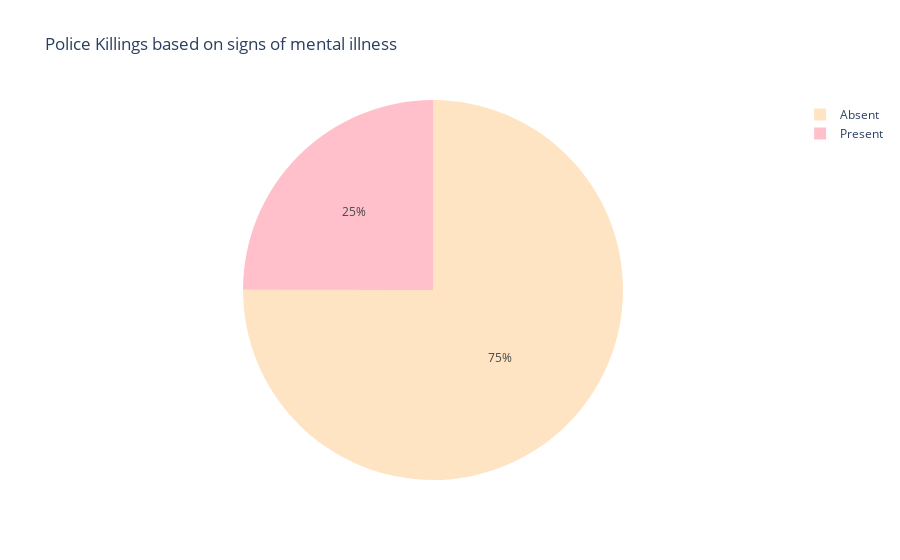

Notebook source saved alongside this figure:
### Code cell
Mental = (plc['signs_of_mental_illness'] == True).sum()
non_Mental = (plc['signs_of_mental_illness'] == False).sum()
names = ["Present","Absent"]
fig = px.pie(plc, values=[Mental,non_Mental],names = names,title='Police Killings based on signs of mental illness',color_discrete_sequence=[
                 "bisque", "pink"])
fig.show()

### Figure 1 — Plotly figure (JSON) as saved in the notebook; plotly's stock layout.template omitted (floating-point values rounded to 4 significant figures)
{"data": [{"domain": {"x": [0, 1], "y": [0, 1]}, "hovertemplate": "label=%{label}<br>value=%{value}<extra></extra>", "labels": ["Present", "Absent"], "legendgroup": "", "name": "", "showlegend": true, "type": "pie", "values": [633, 1902]}], "layout": {"legend": {"tracegroupgap": 0}, "piecolorway": ["bisque", "pink"], "title": {"text": "Police Killings based on signs of mental illness"}}}
